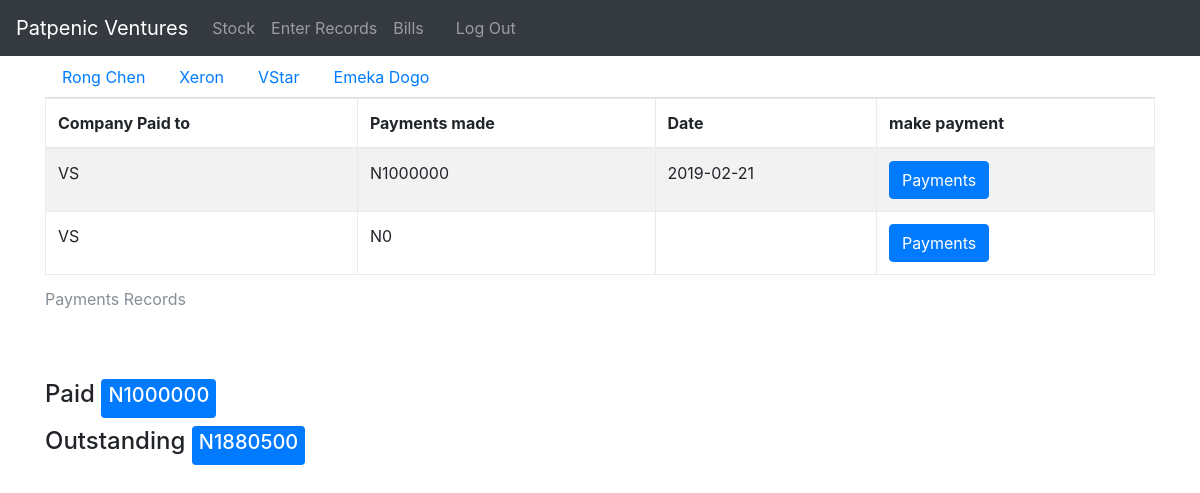
The app's page /server/VS2.php with its own data.
### tables this page shows
CREATE TABLE IF NOT EXISTS `company` (
  `id` int(11) NOT NULL AUTO_INCREMENT,
  `name` varchar(20) NOT NULL,
  PRIMARY KEY (`id`)
);

CREATE TABLE IF NOT EXISTS `transactions` (
  `id` int(11) NOT NULL AUTO_INCREMENT,
  `bills` int(11) NOT NULL DEFAULT '0',
  `paymentsMade` mediumint(9) NOT NULL DEFAULT '0',
  `paymentsDate` date DEFAULT NULL,
  `itemId` int(11) NOT NULL,
  PRIMARY KEY (`id`)
);

### server/VS2.php (the view, shortened to what this page needs)
<?php
include('config.php');
?>
<!DOCTYPE html>
 <html>
<head>
<link rel="stylesheet" href="../css/style.css">
<link rel="stylesheet" href="../css/bootstrap.css">
</head>
 <body>
  <header>
  <nav class="navbar navbar-expand-sm bg-dark navbar-dark">
  <a class="navbar-brand" href="#">Patpenic Ventures</a>
  <ul class="navbar-nav">
    <li class="nav-item">
      <a class="nav-link" href="viewRecords.php">Stock</a>
    </li>
    <li class="nav-item">
      <a class="nav-link" href="Enterrecords.php">Enter Records</a>
    </li>
    <li class="nav-item">
      <a class="nav-link" href="#">Bills</a>
    </li>
    <li class="nav-item">
      <a class="nav-link" href="#"><?= $_SESSION['username']?></a>
    </li>
    <li class="nav-item">
      <a class="nav-link" href="logout.php">Log Out</a>
    </li>
  </ul>
</nav>
  </header>
  <div class="container">
  <ul class="nav nav-tabs">
    <li class="nav-item">
      <a class="nav-link" href="payments.php">Rong Chen</a>
      </li>
      <li class="nav-item">
         <a class="nav-link" href="xeron2.php">Xeron</a>
      </li>
         <li class="nav-item">
        <a class="nav-link" href="#">VStar</a>
          </li>
            <li class="nav-item">
           <a class="nav-link" href="EmekaDogo2.php" tabindex="-1">Emeka Dogo</a>
          </li>
     </ul>
  <table class="table table-striped table-bordered">
  <caption> Payments Records </caption>
  <thead class="thead-dark">
    <tr>
      <th scope="col"> Company Paid to </th>
      <th scope="col"> Payments made </th>
      <th scope="col">Date</th>
      <th scope="col">make payment</th>
    </tr>
  </thead>
  <tbody>
  <?php
   $res = "SELECT company.*,item.*,transactions.*, transactions.id AS tid FROM company JOIN item ON company.id = item.companyId
   JOIN transactions ON item.id = transactions.itemId WHERE item.companyId = 3";
$result = $con->query($res);
while($row = $result->fetch_assoc())
  {
    $company = $row['name'];
    $TP = $row['paymentsMade'];
    $DC =$row['paymentsDate'];
 ?>
<tr>
     <td><?=$company;?></td>
     <td><?='N'.$TP;?></td>
     <td><?=$DC;?></td>
     <td><a class="btn btn-primary" href="payform.php?pay=<?php echo $row['tid']?>">Payments</td>
</tr>
 <?php } ?>
 </tbody>
</table>
<br>
<?php
$hey="";
$res = $con->query("SELECT sum(bills - paymentsMade) AS rem , company.*,item.*,transactions.*
FROM company JOIN item ON company.id = item.companyId JOIN transactions ON item.id = transactions.itemId
 WHERE item.companyId=3");
$res1 = $res->fetch_assoc();
$sum1= $res1['rem'];
$res = $con->query("SELECT sum(paymentsMade) AS diff , company.*,item.*,transactions.*
FROM company JOIN item ON company.id = item.companyId JOIN transactions ON item.id = transactions.itemId
 WHERE item.companyId=3");
$res2 = $res->fetch_assoc();
$ksum = $res2['diff'];
?>
<p><h4>Paid <span class="badge badge-primary"> <h5><?='N'.$ksum.''.$hey;?></h5></span></h4>
  <h4> Outstanding <span class="badge badge-primary"><h5><?='N'.$sum1.''.$hey;?></h5></span></h4> </p>
</div>
</body>
</html>

### records on screen
company: name "VS", transactions.paymentsMade "1000000", transactions.paymentsDate "2019-02-21", transactions.paymentsMade "0"

### other values on screen
$ksum "1000000"
$sum1 "1880500"
